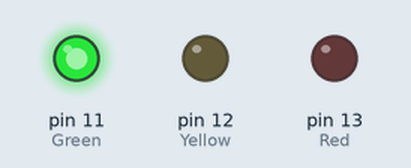
Recording of a sketch running on a simulated Arduino Uno, built with avr-gcc and run on an emulated ATmega328P. Shown: output pins drawn as LEDs (lit = HIGH).

Above: at 2.0 s.
At 5.0 s:
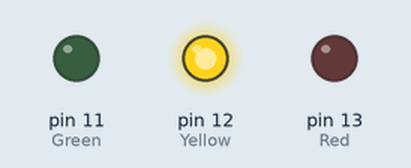
At 8.0 s:
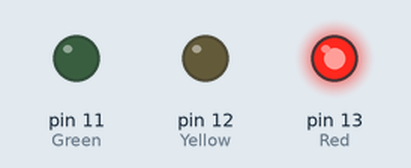
Timing chart, 0 to 13.0 s (numbered marks = the images above):
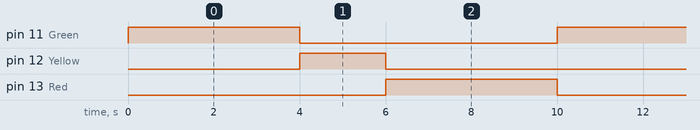

The sketch:

Experiment_5_Code.ino
```cpp
int Red = 13;
int Yellow = 12;
int Green = 11;

int Red_Delay = 4000;
int Yellow_Delay = 2000;
int Green_Delay = 4000;

void green_light()
{
  digitalWrite(Green, HIGH);
  digitalWrite(Yellow, LOW);
  digitalWrite(Red, LOW);
}

void yellow_light()
{
  digitalWrite(Green, LOW);
  digitalWrite(Yellow, HIGH);
  digitalWrite(Red, LOW);
}

void red_light()
{
  digitalWrite(Green, LOW);
  digitalWrite(Yellow, LOW);
  digitalWrite(Red, HIGH);
}

void setup()
{
  pinMode(Red, OUTPUT);
  pinMode(Yellow, OUTPUT);
  pinMode(Green, OUTPUT);
}

void loop()
{
  green_light();
  delay(Green_Delay);

  yellow_light();
  delay(Yellow_Delay);

  red_light();
  delay(Red_Delay);
}
```

Measured:
- by itself, pin 11 (Green), pin 13 (Red): alternates HIGH for 4.0 s and LOW for 6.0 s
- by itself, pin 12 (Yellow): alternates HIGH for 2.0 s and LOW for 8.0 s
- by itself, everything shown: repeats every 10.0 s, in 3 steps
